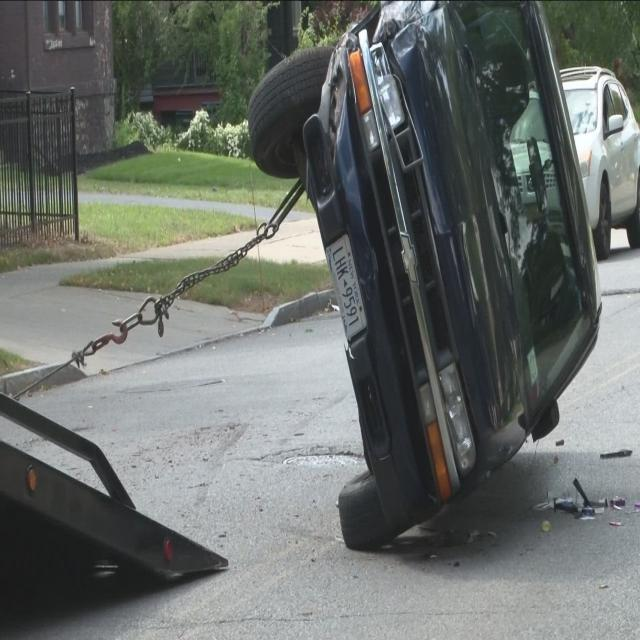
#> input picture AI/dataset/test/accident/accident_test_0004.jpg, 640 x 640 px; its folder holds only this picture in this run
$ python 12_generate_screen_closeups.py
#> lines starting #> are read from the running program, lines starting #| are printed output that depends on the picture
# Close-up recaptures: photo of a phone / monitor screen where the screen fills most of the frame.
# Simulates display pixel grid (moire after resampling), washed-out contrast, colour cast,
# glare, slight perspective, partial bezel and fingers, defocus, sensor noise, JPEG.
import os, glob, random, io, numpy as np
from PIL import Image, ImageDraw, ImageFilter, ImageEnhance
R=random.Random(77); rng=np.random.default_rng(77)
SKIN=[(224,172,140),(198,134,98),(160,106,74),(240,200,170),(120,80,56)]
S=1000
def pixel_grid(a):
    # RGB sub-pixel stripes / dot grid with random period and angle
    p=R.uniform(2.2,7.0); ang=np.deg2rad(R.uniform(-8,8)); st=R.uniform(.15,.55)
    yy,xx=np.mgrid[0:S,0:S].astype(np.float32)
    u=(xx*np.cos(ang)+yy*np.sin(ang))/p; v=(-xx*np.sin(ang)+yy*np.cos(ang))/p
    m=np.zeros((S,S,3),np.float32)
    for c in range(3):
        m[...,c]=0.5+0.5*np.cos(2*np.pi*(u-c/3.0))
    if R.random()<0.6: m*= (0.75+0.25*np.cos(2*np.pi*v))[...,None]
    return a*((1-st)+st*m*1.6)
def display(img):
    a=np.asarray(img.resize((S,S),Image.BICUBIC),np.float32)
    if R.random()<0.85: a=pixel_grid(a)
    g=R.uniform(.7,1.0); a=255*(np.clip(a,0,255)/255)**g
    a=a*R.uniform(.55,.9)+R.uniform(20,90)                      # lifted blacks / washed out
    cast=np.array([R.uniform(.85,1.05),R.uniform(.9,1.05),R.uniform(.95,1.2)]) if R.random()<.6 else np.array([R.uniform(1.0,1.15),R.uniform(.95,1.05),R.uniform(.8,.95)])
    a=a*cast
    # vignetting / uneven brightness of the panel
    yy,xx=np.mgrid[0:S,0:S]/S; cx,cy=R.uniform(.2,.8),R.uniform(.2,.8)
    a=a*(1-R.uniform(0,.35)*((xx-cx)**2+(yy-cy)**2))[...,None]
    return Image.fromarray(np.clip(a,0,255).astype(np.uint8))
def glare(im):
    W,H=im.size; g=Image.new("L",(W,H),0); d=ImageDraw.Draw(g)
    for _ in range(R.randint(1,2)):
        if R.random()<.5:
            x0=R.uniform(-.3,1)*W; d.polygon([(x0,0),(x0+R.uniform(.1,.35)*W,0),(x0+R.uniform(-.2,.4)*W,H),(x0+R.uniform(-.4,.1)*W,H)],fill=int(R.uniform(40,140)))
        else:
            x,y,r=R.uniform(0,W),R.uniform(0,H),R.uniform(.08,.3)*W; d.ellipse([x-r,y-r,x+r,y+r],fill=int(R.uniform(60,180)))
    return Image.composite(Image.new("RGB",(W,H),(255,255,255)),im,g.filter(ImageFilter.GaussianBlur(W*.05)))
def perspective(im,bg):
    W,H=im.size; j=lambda: R.uniform(-.06,.10)*W
    quad=(j(),j(), j(),H-j(), W-j(),H-j(), W-j(),j())   # source quad -> output square
    out=im.transform((W,H),Image.QUAD,quad,Image.BICUBIC,fillcolor=bg)
    return out
def bezel(im):
    W,H=im.size; d=ImageDraw.Draw(im); col=tuple(int(x) for x in rng.integers(5,60,3))
    for side in R.sample(["t","b","l","r"],R.choice([0,1,1,2,2,3])):
        w=int(R.uniform(.02,.12)*W)
        if side=="t": d.rectangle([0,0,W,w],fill=col)
        if side=="b": d.rectangle([0,H-w,W,H],fill=col)
        if side=="l": d.rectangle([0,0,w,H],fill=col)
        if side=="r": d.rectangle([W-w,0,W,H],fill=col)
    return im
def fingers(im):
    d=ImageDraw.Draw(im); W,H=im.size; col=R.choice(SKIN)
    for _ in range(R.randint(1,3)):
        side=R.choice(["l","r","b","t"]); w,h=R.uniform(.10,.22)*W,R.uniform(.15,.35)*H
        x={"l":R.uniform(-.05,.08),"r":R.uniform(.92,1.05),"b":R.uniform(.1,.9),"t":R.uniform(.1,.9)}[side]*W
        y={"l":R.uniform(.2,.9),"r":R.uniform(.2,.9),"b":R.uniform(.95,1.05),"t":R.uniform(-.05,.05)}[side]*H
        d.ellipse([x-w/2,y-h/2,x+w/2,y+h/2],fill=col)
    return im.filter(ImageFilter.GaussianBlur(1))
def ui(im):
    d=ImageDraw.Draw(im); W,H=im.size; dark=R.random()<.5; c=(18,18,18) if dark else (246,246,246)
    r=R.random()
    if r<.25: d.rectangle([0,0,W,int(H*R.uniform(.03,.06))],fill=c)
    elif r<.45:
        h=int(H*R.uniform(.07,.12)); d.rectangle([0,0,W,h],fill=c); d.rounded_rectangle([int(W*.08),int(h*.25),int(W*.92),int(h*.8)],radius=14,fill=(60,60,60) if dark else (222,222,222))
    return im
def make(content):
    cv=content.convert("RGB")
    if R.random()<.5: cv=ui(cv.resize((800,800)))
    im=display(cv)
    if R.random()<.7: im=perspective(im,tuple(int(x) for x in rng.integers(5,60,3)))
    if R.random()<.6: im=bezel(im)
    if R.random()<.75: im=glare(im)
    if R.random()<.4: im=fingers(im)
    im=im.rotate(R.uniform(-5,5),resample=Image.BICUBIC,fillcolor=(20,20,20))
    im=im.filter(ImageFilter.GaussianBlur(R.uniform(0.3,2.5)))
    a=np.asarray(im,np.float32)+rng.normal(0,R.uniform(1,6),(S,S,3)); im=Image.fromarray(np.clip(a,0,255).astype(np.uint8))
    if R.random()<.5:  # crop (zoomed-in shot)
        c=R.uniform(.7,1.0)*S; x=R.uniform(0,S-c); y=R.uniform(0,S-c); im=im.crop((int(x),int(y),int(x+c),int(y+c)))
    return im.resize((224,224),Image.BOX)
if __name__=="__main__":
    N={"train":2000,"validation":170,"test":150}
    for s,n in N.items():
        cont=[f for c in ["accident","fighting","fire","road_damage","normal"] for f in glob.glob(f"data/{s}/{c}/*")]
        cont+= [f for f in glob.glob(f"data/{s}/accident/*")+glob.glob(f"data/{s}/fire/*")]   # incident content more often
        for i in range(n):
            im=make(Image.open(R.choice(cont)))
#> in make, cv is the input picture: PIL image 640x640 RGB; mean R, G, B 105.7, 110.3, 106.3
#> in pixel_grid, `return a*((1-st)+st*m*1.6)`:
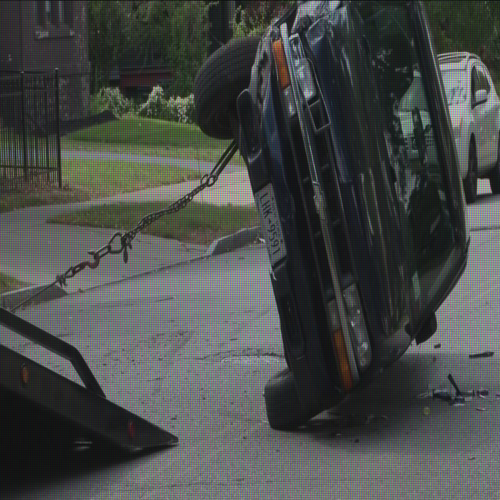
#> returned value: shape (1000, 1000, 3) float32 (shown at 1/2 size); mean of channels 0, 1, 2 89, 92.9, 89.6; drawn with min black and max white
#> in display, `a = 255 * (np.clip(a, 0, 255) / 255) ** g`:
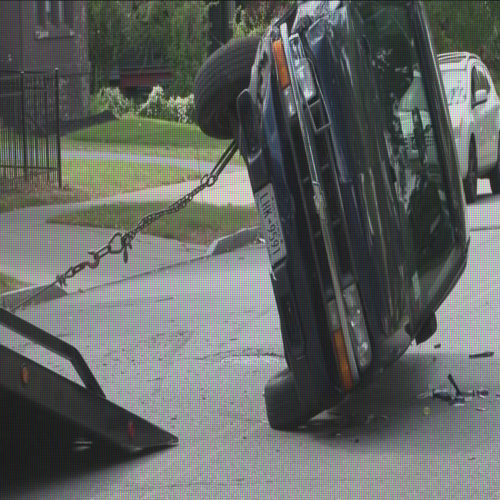
#> a: shape (1000, 1000, 3) float32 (shown at 1/2 size); mean R, G, B 98.2, 102.1, 98.8
#> in display, `a=a*cast`:
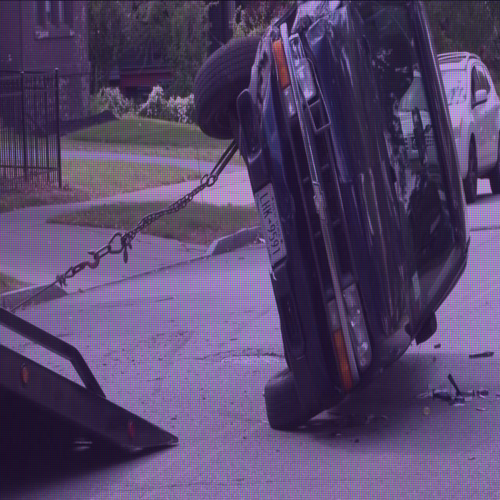
#> a: shape (1000, 1000, 3) float64 (shown at 1/2 size); mean R, G, B 157, 142.2, 174.4; drawn with min black and max white
#> in display, `return Image.fromarray(np.clip(a,0,255).astype(np.uint8))`:
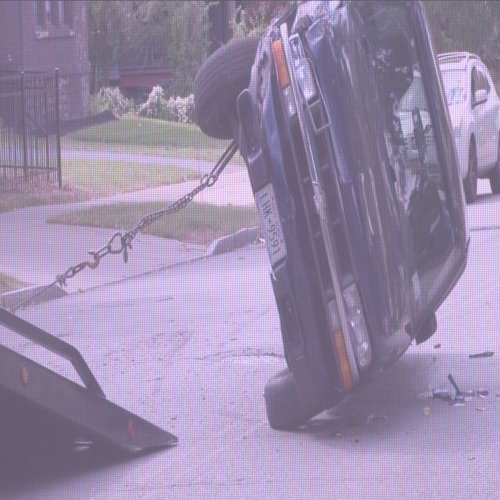
#> returned value: PIL image 1000x1000 RGB (shown at 1/2 size); mean R, G, B 154.5, 139.9, 170.9
#> in perspective, `out=im.transform((W,H),Image.QUAD,quad,Image.BICUBIC,fillcolor=bg)`:
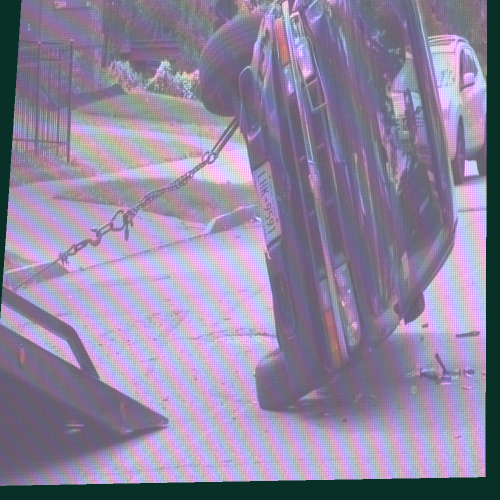
#> out: PIL image 1000x1000 RGB (shown at 1/2 size); mean R, G, B 143.9, 133.4, 161.5
#> in glare, `g = Image.new('L', (W, H), 0)`: g: PIL image 1000x1000 L; every value is 0
#> in glare, `return Image.composite(Image.new("RGB",(W,H),(255,255,255)),im,g.filte..`:
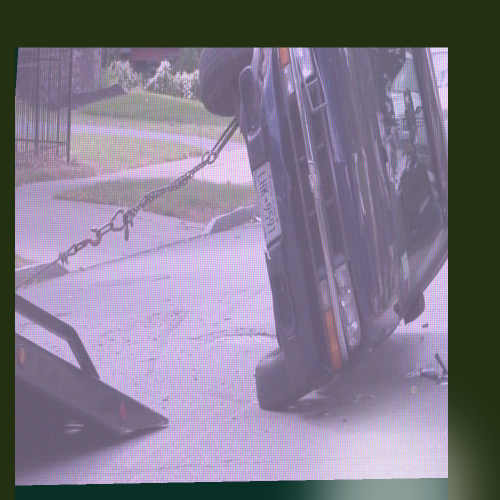
#> returned value: PIL image 1000x1000 RGB (shown at 1/2 size); mean R, G, B 127.7, 120.6, 136.9
#> in make, `return im.resize((224,224),Image.BOX)`:
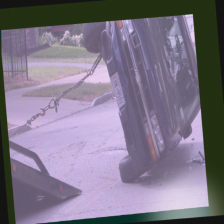
#> returned value: PIL image 224x224 RGB; mean R, G, B 126.5, 118.7, 135.9
#> (the run stopped early here; a loop or call above may not have finished)
